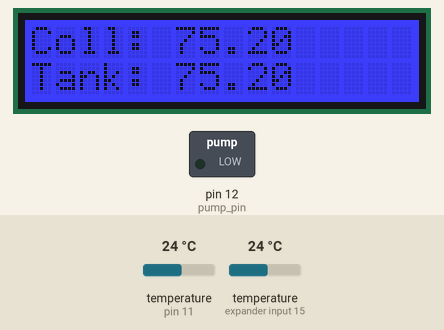
The sketch below on a simulated Arduino Uno, built with avr-gcc and run on an emulated ATmega328P. Parts: 16×2 character LCD, switched loads named in the sketch (green lamp = pin HIGH). The test bench sets the inputs (shaded band); at power-on: temperature (sensors on expander input 15, pin 11) 24 °C. What the sketch prints to the serial monitor is not drawn.

Above: at 1.3 s.
1.4 s: temperature (sensor on expander input 15) set to 40.1 °C
At 12.9 s:
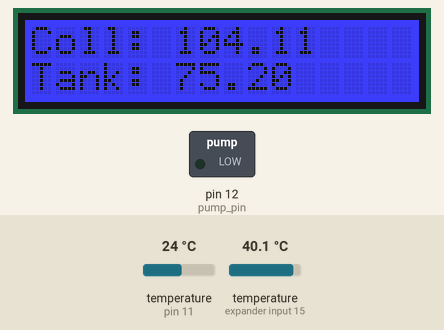
13.2 s: temperature (sensor on expander input 15) set to 41 °C
At 23.7 s:
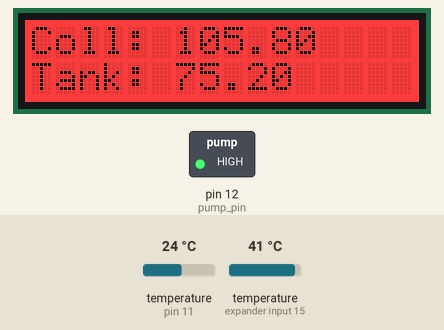
24.0 s: temperature (sensor on pin 11) set to 12 °C
At 34.5 s:
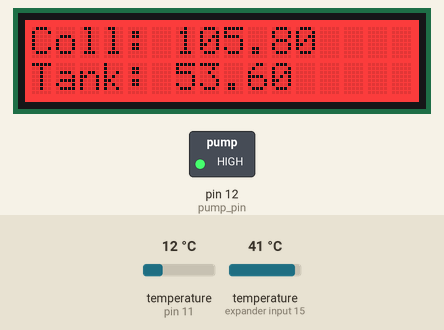
34.8 s: temperature (sensor on pin 11) set to 19 °C
At 45.2 s:
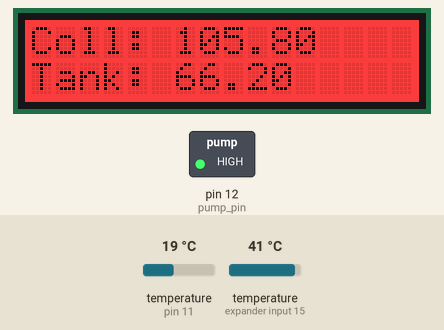
45.6 s: temperature (sensor on pin 11) set to 28 °C
At 56.0 s:
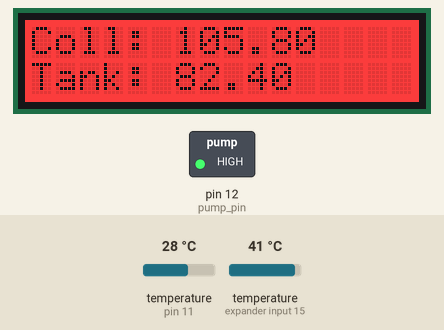
56.4 s: temperature (sensor on expander input 15) set to 36.9 °C
At 66.7 s:
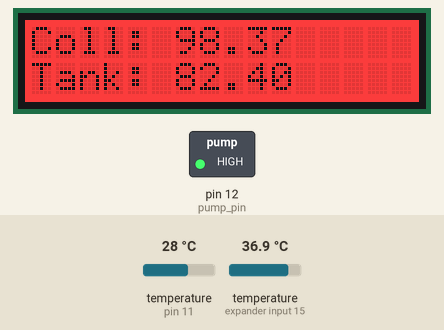
67.2 s: temperature (sensor on expander input 15) set to 35.5 °C
Timing chart, 0 to 78.0 s (numbered marks = the images above; inputs shaded):
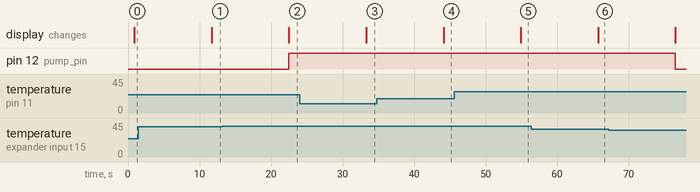

Measured:
- the behaviour switches between 40.6 and 40.7 °C on temperature (sensor on expander input 15) (found by bisection; images 1 and 2)
- after the input at 1.4 s, the display: changes after 10.3 s (image 1)
- after the input at 13.2 s, pin 12 (pump_pin): LOW → HIGH after 9.3 s; the display: changes after 9.3 s (image 2)
- after the input at 24.0 s, the display: changes after 9.3 s (image 3)
- after the input at 34.8 s, the display: changes after 9.3 s (image 4)
- after the input at 45.6 s, the display: changes after 9.3 s (image 5)
- after the input at 56.4 s, the display: changes after 9.3 s (image 6)
- after the input at 67.2 s, pin 12 (pump_pin): HIGH → LOW after 9.3 s

The sketch:

controller.ino
```cpp
/*
Differential controller

Wiring:
  pump_pin through 1K resistor to LED (simulates pump)
  A0 to middle pin of tank thermometer
  A1 to middle pin of collector thermometer
  5V to left pin of both thermometers
  Ground to right pin of both thermometers

Desirable features:
  - Customizable target tank temperature
  - Customizable differential in tank/collector temp

Basic behavior:
  - If collector is hotter than tank AND tank is not at max temp,
    then turn on the pump
  - If collector is colder than tank OR tank is at max temp,
    then turn off the pump

For later:
  - LCD display of tank/collector temp
*/

#include <OneWire.h>
#include <DallasTemperature.h>

// For Adafruit LCD shield
#include <Wire.h>
#include <Adafruit_MCP23017.h>
#include <Adafruit_RGBLCDShield.h>

// Digital pin to use for the 1-wire sensor bus
#define ONE_WIRE_BUS 11

// Initialize OneWire
OneWire one_wire(ONE_WIRE_BUS);
DallasTemperature sensors(&one_wire);

// Initialize LCD
Adafruit_RGBLCDShield lcd = Adafruit_RGBLCDShield();
// These #defines make it easy to set the backlight color
#define RED 0x1
#define YELLOW 0x3
#define GREEN 0x2
#define TEAL 0x6
#define BLUE 0x4
#define VIOLET 0x5
#define WHITE 0x7

// OneWire Sensor addresses
// The real ones
DeviceAddress tank_sensor = { 0x28, 0x95, 0xD2, 0xCE, 0x03, 0x00, 0x00, 0x51 };
DeviceAddress collector_sensor = { 0x28, 0xD4, 0xD3, 0xCE, 0x03, 0x00, 0x00, 0xDE };
// The other ones
//DeviceAddress tank_sensor = { 0x28, 0x04, 0xCC, 0xCE, 0x03, 0x00, 0x00, 0x09 };
//DeviceAddress collector_sensor = { 0x28, 0x0C, 0xFC, 0xCE, 0x03, 0x00, 0x00, 0x2C };


int pump_pin = 12;
boolean pump_on = false;

float tank_max_temp = 140;      // Deg. F; above this, pump is off
float collector_min_temp = 40;  // Deg. F; below this, pump is off
float on_threshold = 30;        // Deg. F differential before pump turns on
float off_threshold = 15;       // Deg. F differential before pump turns off
int interval = 10000;           // Delay in ms between readings

/*
 * setup() - this function runs once when you turn your Arduino on
 * We initialize the serial connection with the computer
 */
void setup()
{
  Serial.begin(9600);
  sensors.begin();
  pinMode(pump_pin, OUTPUT);
  lcd.begin(16, 2);
  lcd.setBacklight(YELLOW);
  lcd.setCursor(0, 0);
  lcd.print("Waiting for");
  lcd.setCursor(0, 1);
  lcd.print("valid data ...");
}

void pump() {
  pump_on = true;
  digitalWrite(pump_pin, HIGH);
  lcd.setBacklight(RED);
}

void no_pump() {
  pump_on = false;
  digitalWrite(pump_pin, LOW);
  lcd.setBacklight(BLUE);
}

void print_temps(float tank_temp, float collector_temp) {
  Serial.print(tank_temp);
  Serial.print(", ");
  Serial.println(collector_temp);
}

void lcd_print_temps(float tank_temp, float collector_temp) {
  lcd.clear();
  lcd.setCursor(0, 0);
  lcd.print("Coll: ");
  lcd.print(collector_temp);
  lcd.setCursor(0, 1);
  lcd.print("Tank: ");
  lcd.print(tank_temp);
}

// Main
void loop()
{
  sensors.requestTemperatures();
  float tank_temp = sensors.getTempF(tank_sensor);
  float collector_temp = sensors.getTempF(collector_sensor);

  print_temps(tank_temp, collector_temp);
  lcd_print_temps(tank_temp, collector_temp);

  // Assume that very negative readings are errors
  if (tank_temp < -50 || collector_temp < -50) {
    //Serial.println("# Screwy reading, ignoring");
  }

  else {

    // If tank is hot enough, pump is off
    if (tank_temp >= tank_max_temp) {
      //Serial.println("# Tank is over max temp, pump off");
      no_pump();
    }

    // If collector is cold, pump is off
    else if (collector_temp <= collector_min_temp) {
      //Serial.println("# Collector is under min temp, pump off");
      no_pump();
    }

    // If collector is significantly hotter thank tank, pump is on
    else if (collector_temp > tank_temp + on_threshold) {
      //Serial.println("# Collector is hotter than tank, pump on");
      pump();
    }

    // If collector is significantly colder than tank, pump is off
    else if (collector_temp < tank_temp + off_threshold) {
      //Serial.println("# Collector is colder than tank, pump off");
      no_pump();
    }

    // Otherwise, no change
    else {
    }
  }

  delay(interval);
}
```
